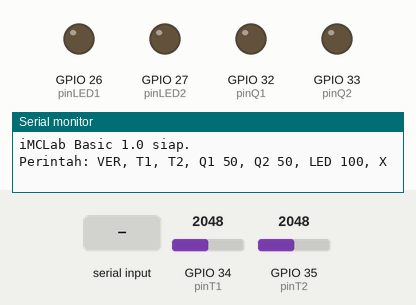
Recording of a sketch running on a simulated ESP32. On the bench: output pins drawn as LEDs (lit = HIGH), the last lines printed to the serial monitor. The inputs (shaded band) are chosen by the test bench; at power-on: GPIO 34 (pinT1) = 2048, GPIO 35 (pinT2) = 2048 (analog values on the 0–4095 scale).

Above: at 1.2 s.
1.3 s: "LED 90\n" received over Serial
At 2.2 s:
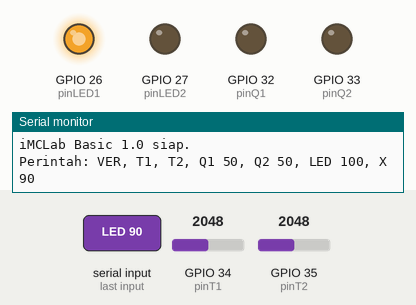
2.8 s: "VER\n" received over Serial
4.3 s: "X\n" received over Serial
Timing chart, 0 to 7.3 s (numbered marks = the images above; inputs shaded):
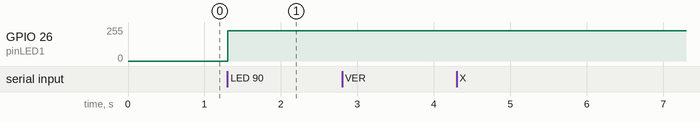

The sketch:

1_imclab_basic.ino
```cpp
/*
  Modul 1 - iMCLab Basic
  Baca suhu T1/T2, kontrol heater Q1/Q2 dan LED lewat Serial Monitor.

  Perintah Serial (115200 baud, Newline):
    T1       -> baca suhu sensor 1
    T2       -> baca suhu sensor 2
    Q1 50    -> atur heater 1 (0-100%)
    Q2 50    -> atur heater 2 (0-100%)
    LED 100  -> atur LED (0-100%)
    VER      -> versi firmware
    X        -> matikan semua heater

  Kompatibel dengan ESP32 Arduino Core versi 3.x.
  Pastikan pin sesuai dengan skematik kit iMCLab.
*/

const int pinT1   = 34;  // Sensor suhu 1 (ADC)
const int pinT2   = 35;  // Sensor suhu 2 (ADC)
const int pinQ1   = 32;  // Heater 1 (PWM)
const int pinQ2   = 33;  // Heater 2 (PWM)
const int pinLED1 = 26;  // LED indikator (PWM)
const int pinLED2 = 27;  // LED indikator digital

const float TEMP_MAX = 80.0;  // Batas suhu maksimum (°C)

const int PWM_FREQ = 5000;
const int PWM_RES  = 8;       // Resolusi 8-bit: 0-255

// Membaca suhu sensor
float readTemp(int pin) {
  long sum = 0;

  for (int i = 0; i < 20; i++) {
    sum += analogRead(pin);
  }

  float raw  = sum / 20.0;
  float volt = raw / 4095.0 * 3.3;

  // Asumsi sensor LM35: 10 mV per °C
  return volt * 100.0;
}

// Mengatur output PWM dalam persen (0-100%)
void setPct(int pin, int pct) {
  pct = constrain(pct, 0, 100);
  int duty = pct * 255 / 100;

  ledcWrite(pin, duty);
}

// Mematikan semua heater
void allOff() {
  setPct(pinQ1, 0);
  setPct(pinQ2, 0);
}

void setup() {
  Serial.begin(115200);
  Serial.setTimeout(1000);

  analogReadResolution(12);

  // Konfigurasi PWM untuk ESP32 Core 3.x
  bool pwmQ1   = ledcAttach(pinQ1, PWM_FREQ, PWM_RES);
  bool pwmQ2   = ledcAttach(pinQ2, PWM_FREQ, PWM_RES);
  bool pwmLED1 = ledcAttach(pinLED1, PWM_FREQ, PWM_RES);

  pinMode(pinLED2, OUTPUT);
  digitalWrite(pinLED2, LOW);

  // Pastikan heater mati saat awal
  allOff();

  if (!pwmQ1 || !pwmQ2 || !pwmLED1) {
    Serial.println("ERROR: Gagal menginisialisasi PWM!");
    return;
  }

  Serial.println("iMCLab Basic 1.0 siap.");
  Serial.println("Perintah: VER, T1, T2, Q1 50, Q2 50, LED 100, X");
}

void loop() {
  // Baca suhu terbaru
  float t1 = readTemp(pinT1);
  float t2 = readTemp(pinT2);

  // Pengaman suhu: matikan heater jika batas terlampaui
  if (t1 >= TEMP_MAX || t2 >= TEMP_MAX) {
    allOff();
  }

  if (Serial.available()) {
    String line = Serial.readStringUntil('\n');
    line.trim();
    line.toUpperCase();

    if (line == "VER") {
      Serial.println("iMCLab Basic 1.0");

    } else if (line == "T1") {
      Serial.println(t1, 2);

    } else if (line == "T2") {
      Serial.println(t2, 2);

    } else if (line == "X") {
      allOff();
      Serial.println("Stop");

    } else if (line.startsWith("Q1 ")) {
      int v = line.substring(3).toInt();

      if (t1 >= TEMP_MAX || t2 >= TEMP_MAX) {
        allOff();
        Serial.println("ERROR: Suhu maksimum tercapai!");
      } else {
        setPct(pinQ1, v);
        Serial.println(constrain(v, 0, 100));
      }

    } else if (line.startsWith("Q2 ")) {
      int v = line.substring(3).toInt();

      if (t1 >= TEMP_MAX || t2 >= TEMP_MAX) {
        allOff();
        Serial.println("ERROR: Suhu maksimum tercapai!");
      } else {
        setPct(pinQ2, v);
        Serial.println(constrain(v, 0, 100));
      }

    } else if (line.startsWith("LED ")) {
      int v = line.substring(4).toInt();
      setPct(pinLED1, v);
      Serial.println(constrain(v, 0, 100));

    } else if (line.length() > 0) {
      Serial.println("Perintah tidak dikenal");
    }
  }
}
```

Measured:
- after the input at 1.3 s, GPIO 26 (pinLED1): 0/255 → 228/255 at once
